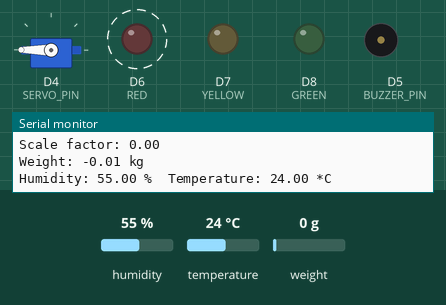
A sketch run on a simulated ESP8266 (NodeMCU). Shown: servo, output pins drawn as LEDs (lit = HIGH), buzzer (waves = sounding, pin HIGH), the last lines printed to the serial monitor. Dashed ring = blinking. The inputs (shaded band) are chosen by the test bench; at power-on: temperature 24 °C, weight on the scale 0 g, humidity 55 %. WiFi joins after 1.5 s; servers stay silent unless stated.

Above: at 20.7 s.
20.8 s: temperature set to 15 °C
At 22.7 s:
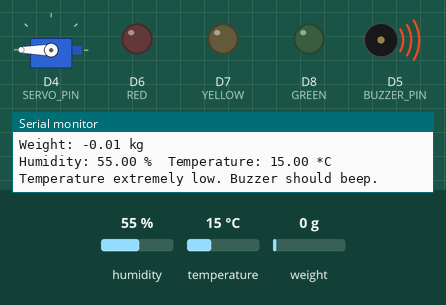
31.6 s: temperature set to 18 °C
At 34.3 s:
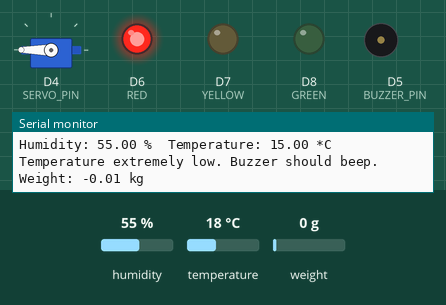
35.1 s: weight on the scale set to 2 g
At 36.7 s:
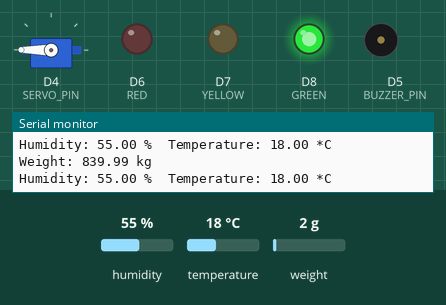
38.1 s: temperature set to 1 °C
At 39.9 s:
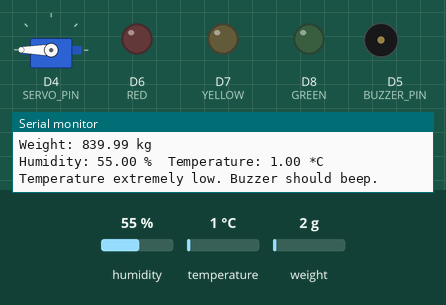
Timing chart, 0 to 45.0 s (numbered marks = the images above; inputs shaded):
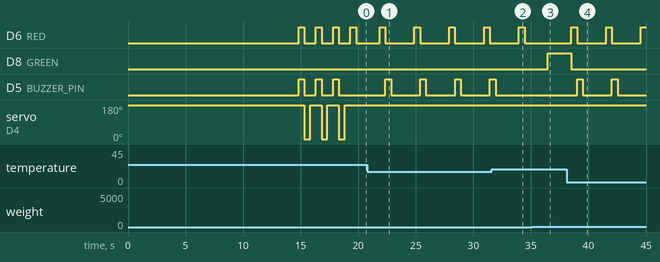

The sketch:

Code.ino
```cpp
// Blynk Credentials
#define BLYNK_TEMPLATE_ID "TMPL6JUXCBgUY"
#define BLYNK_TEMPLATE_NAME "IoT Based Automated IV Bag"
#define BLYNK_AUTH_TOKEN "1KkzEIK80TfxBaXnwWRCXvx34BgJs6Eq"
#define DHTPIN D1
#define DHTTYPE DHT11
#define BUZZER_PIN D5
#define DOUT D2         // HX711 data pin
#define CLK D3
#define SERVO_PIN D4


#define RED D6
#define YELLOW D7
#define GREEN D8

#include <Servo.h>
#include <ESP8266WiFi.h>
#include <BlynkSimpleEsp8266.h>
#include <DHT.h>
#include "HX711.h"

int i = 0;
int flag = 0;
DHT dht(DHTPIN, DHTTYPE);
#define BLYNK_PRINT Serial

char ssid[] = "Home";         // Your WiFi SSID
char pass[] = "22335577";     // Your WiFi Password


Servo myservo;
HX711 scale;
float scale_factor;

void setup() {
  Serial.begin(115200);
  dht.begin();

  myservo.attach(SERVO_PIN);  // Attach the servo to the defined pin
  myservo.write(180);

  scale.begin(DOUT, CLK);

  pinMode(BUZZER_PIN, OUTPUT);  // Set buzzer pin as output
  digitalWrite(BUZZER_PIN, LOW);  // Turn buzzer off initially

  pinMode(RED, OUTPUT);
  pinMode(YELLOW, OUTPUT);
  pinMode(GREEN, OUTPUT);

  Serial.println("Taring scale... Please ensure no weight is on the scale.");
  delay(5000);
  scale.tare();
  Serial.println("Tare complete.");

  float known_weight = 0.510;  // Known calibration weight in kg

  Blynk.begin(BLYNK_AUTH_TOKEN, ssid, pass);
  Serial.println("Connecting to Blynk...");
  Blynk.logEvent("warning", "Place the known weight on the scale.");
  Serial.println("Place the known weight on the scale.");

  delay(5000);  // Wait for user to place weight
  long reading_with_weight = scale.read_average(10);
  long reading_without_weight = scale.get_offset();
  scale_factor = (float)(reading_with_weight - reading_without_weight) / known_weight;
  scale.set_scale(scale_factor);
  Serial.print("Scale factor: ");
  Serial.println(scale_factor);

}

void beep() {
  digitalWrite(BUZZER_PIN, HIGH);
  delay(500);  // Beep for 200 ms
  digitalWrite(BUZZER_PIN, LOW);
}

void loop() {
  Blynk.run();  // Run Blynk

  float weight_kg = scale.get_units(10) - 0.01;  // Adjust for offset
  Serial.print("Weight: ");
  Serial.print(weight_kg);
  Serial.println(" kg");

  float humidity = dht.readHumidity();
  float temperature = dht.readTemperature();


    // Check if the DHT sensor is working correctly
  if (isnan(humidity) || isnan(temperature)) {
    Serial.println("Failed to read from DHT sensor!");
    return;
  }

    if(weight_kg >= 0.1){
      i = 0;
    }

    // Buzzer alerts
  if (weight_kg >= 0.05 && weight_kg <= 0.06) {
      // IV bag is almost empty
      Blynk.logEvent("warning", "IV bag is Almost Empty");
      digitalWrite(GREEN, LOW);
      digitalWrite(RED, LOW);
      digitalWrite(YELLOW, HIGH);
      beep();
      digitalWrite(YELLOW, LOW);
  }
  else if (weight_kg <= 0.02) {

      // IV bag is empty
      for(; i <=2; i++ ){
        digitalWrite(YELLOW, LOW);
        digitalWrite(GREEN, LOW);
        digitalWrite(RED, HIGH);
        beep();
        digitalWrite(RED, LOW);
        Blynk.logEvent("warning", "IV bag is Empty");
        myservo.write(0);    // Move the servo to 90 degrees
        delay(500);          // Wait for 1 second
        myservo.write(180);     // Move the servo back to 0 degrees
        delay(500);
      }

      Blynk.logEvent("warning", "Please remove the cannula from the patient.");
  }
  else {
      digitalWrite(YELLOW, LOW);
      digitalWrite(RED, LOW);
      digitalWrite(GREEN, HIGH);
  }

  if(temperature >= 30 || temperature <= 16 || weight_kg <= 0.02){
        digitalWrite(YELLOW, LOW);
        digitalWrite(GREEN, LOW);
        digitalWrite(RED, HIGH);
        delay(500);
        digitalWrite(RED, LOW);
  }


  // Print temperature and humidity to the Serial Monitor
  Serial.print("Humidity: ");
  Serial.print(humidity);
  Serial.print(" %\t");
  Serial.print("Temperature: ");
  Serial.print(temperature);
  Serial.println(" *C");

  // Send temperature and humidity to Blynk virtual pins
  Blynk.virtualWrite(V0, temperature);  // Virtual Pin V0 for temperature
  Blynk.virtualWrite(V1, humidity);    // Virtual Pin V1 for humidity
  Blynk.virtualWrite(V2, weight_kg);
  // Send notification if temperature exceeds 32°C
  if (temperature >= 30) {
    Serial.println("Temperature exceeds 32°C. Buzzer should beep.");
    Blynk.logEvent("warning", "Temperature is above comfort level.");
    beep();
  }else if(temperature <= 16){
    Serial.println("Temperature extremely low. Buzzer should beep.");
    Blynk.logEvent("warning", "Temperature is below comfort level.");
    beep();
  }
  delay(1000);  // Delay before next reading
}
```

Measured:
- the behaviour switches between 16 and 17 °C on temperature (found by bisection; images 1 and 2)
- the behaviour switches between 0 and 1 g on weight on the scale (found by bisection; images 2 and 3)
- after the input at 20.8 s, D5 (BUZZER_PIN): alternates HIGH for 0.50 s and LOW for 2.5 s, starting after 1.6 s
- after the input at 31.6 s, D5 (BUZZER_PIN): goes on until 31.9 s, then stays LOW
- after the input at 35.1 s, D6 (RED): stays LOW (without the input it goes to HIGH after 1.4 s); D8 (GREEN): LOW → HIGH after 1.4 s
- after the input at 38.1 s, D6 (RED): alternates HIGH for 0.50 s and LOW for 2.5 s, starting after 0.41 s; D8 (GREEN): HIGH → LOW after 0.41 s; D5 (BUZZER_PIN): alternates HIGH for 0.50 s and LOW for 2.5 s, starting after 0.91 s
- by itself, D6 (RED): alternates HIGH for 0.50 s and LOW for 2.5 s
- by itself, D5 (BUZZER_PIN): alternates HIGH for 0.50 s and LOW for 1.0 s, 6 changes in all, then stays LOW
